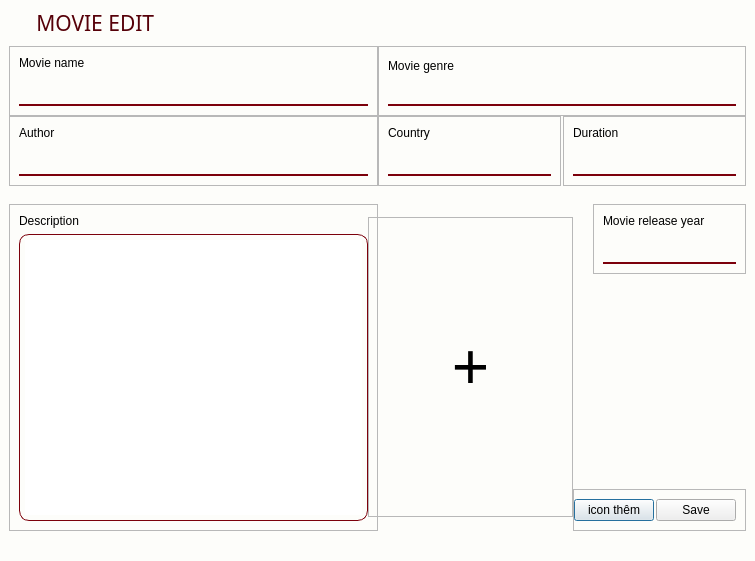
<?xml version="1.0" encoding="UTF-8"?>
<ui version="4.0">
 <class>Dialog</class>
 <widget class="QDialog" name="Dialog">
  <property name="geometry">
   <rect>
    <x>0</x>
    <y>0</y>
    <width>755</width>
    <height>561</height>
   </rect>
  </property>
  <property name="minimumSize">
   <size>
    <width>755</width>
    <height>561</height>
   </size>
  </property>
  <property name="maximumSize">
   <size>
    <width>755</width>
    <height>583</height>
   </size>
  </property>
  <property name="windowTitle">
   <string>Dialog</string>
  </property>
  <property name="styleSheet">
   <string notr="true">QLabel {
font: 75 bold 12pt &quot;Arial&quot;;
}
QLineEdit {
font: 12pt &quot;Microsoft YaHei UI&quot;;
}
#centralwidget{
    background-color: #fdfdfa;
}
QTextEdit {
    border: 1px solid #7c000b;
	border-radius: 10px;
   padding: 5px;
}
QLineEdit {
    border: none;
    border-bottom: 1.5px solid #7c000b; 
    background: transparent; 
    padding: 5px;
    font-size: 14px;
}</string>
  </property>
  <layout class="QGridLayout" name="gridLayout">
   <property name="leftMargin">
    <number>0</number>
   </property>
   <property name="topMargin">
    <number>0</number>
   </property>
   <property name="rightMargin">
    <number>0</number>
   </property>
   <property name="bottomMargin">
    <number>0</number>
   </property>
   <property name="horizontalSpacing">
    <number>0</number>
   </property>
   <item row="0" column="0">
    <widget class="QWidget" name="centralwidget" native="true">
     <layout class="QVBoxLayout" name="verticalLayout">
      <property name="spacing">
       <number>0</number>
      </property>
      <property name="leftMargin">
       <number>9</number>
      </property>
      <property name="topMargin">
       <number>9</number>
      </property>
      <property name="rightMargin">
       <number>9</number>
      </property>
      <property name="bottomMargin">
       <number>0</number>
      </property>
      <item>
       <widget class="QWidget" name="widget_2" native="true">
        <property name="maximumSize">
         <size>
          <width>755</width>
          <height>37</height>
         </size>
        </property>
        <layout class="QVBoxLayout" name="verticalLayout_9">
         <property name="spacing">
          <number>0</number>
         </property>
         <property name="leftMargin">
          <number>0</number>
         </property>
         <property name="topMargin">
          <number>0</number>
         </property>
         <property name="rightMargin">
          <number>0</number>
         </property>
         <item>
          <widget class="QLabel" name="appHeader">
           <property name="sizePolicy">
            <sizepolicy hsizetype="Fixed" vsizetype="Fixed">
             <horstretch>0</horstretch>
             <verstretch>0</verstretch>
            </sizepolicy>
           </property>
           <property name="maximumSize">
            <size>
             <width>193</width>
             <height>28</height>
            </size>
           </property>
           <property name="font">
            <font>
             <family>Segoe UI Black</family>
             <pointsize>16</pointsize>
             <weight>10</weight>
             <italic>false</italic>
             <bold>false</bold>
            </font>
           </property>
           <property name="styleSheet">
            <string notr="true">font: 87 16pt &quot;Segoe UI Black&quot;;
	color: rgb(86, 0, 8);</string>
           </property>
           <property name="text">
            <string>     MOVIE EDIT</string>
           </property>
           <property name="alignment">
            <set>Qt::AlignLeading|Qt::AlignLeft|Qt::AlignVCenter</set>
           </property>
          </widget>
         </item>
        </layout>
       </widget>
      </item>
      <item>
       <widget class="QWidget" name="widget_3" native="true">
        <layout class="QHBoxLayout" name="horizontalLayout">
         <property name="spacing">
          <number>0</number>
         </property>
         <property name="leftMargin">
          <number>0</number>
         </property>
         <property name="topMargin">
          <number>0</number>
         </property>
         <property name="rightMargin">
          <number>0</number>
         </property>
         <item>
          <widget class="QWidget" name="widget_4" native="true">
           <layout class="QVBoxLayout" name="verticalLayout_2">
            <property name="spacing">
             <number>0</number>
            </property>
            <property name="leftMargin">
             <number>0</number>
            </property>
            <property name="topMargin">
             <number>0</number>
            </property>
            <property name="rightMargin">
             <number>0</number>
            </property>
            <item>
             <widget class="QFrame" name="frame">
              <property name="frameShape">
               <enum>QFrame::StyledPanel</enum>
              </property>
              <property name="frameShadow">
               <enum>QFrame::Raised</enum>
              </property>
              <layout class="QVBoxLayout" name="verticalLayout_7">
               <item>
                <widget class="QLabel" name="label">
                 <property name="styleSheet">
                  <string notr="true"/>
                 </property>
                 <property name="text">
                  <string>Movie name</string>
                 </property>
                </widget>
               </item>
               <item>
                <widget class="QLineEdit" name="lineEditTitle">
                 <property name="styleSheet">
                  <string notr="true"/>
                 </property>
                 <property name="text">
                  <string/>
                 </property>
                </widget>
               </item>
              </layout>
             </widget>
            </item>
            <item>
             <widget class="QFrame" name="frame_2">
              <property name="frameShape">
               <enum>QFrame::StyledPanel</enum>
              </property>
              <property name="frameShadow">
               <enum>QFrame::Raised</enum>
              </property>
              <layout class="QVBoxLayout" name="verticalLayout_8">
               <item>
                <widget class="QLabel" name="label_2">
                 <property name="text">
                  <string>Author</string>
                 </property>
                </widget>
               </item>
               <item>
                <widget class="QLineEdit" name="lineEditAuthor"/>
               </item>
              </layout>
             </widget>
            </item>
           </layout>
          </widget>
         </item>
         <item>
          <widget class="QWidget" name="widget_5" native="true">
           <layout class="QVBoxLayout" name="verticalLayout_3">
            <property name="spacing">
             <number>0</number>
            </property>
            <property name="leftMargin">
             <number>0</number>
            </property>
            <property name="topMargin">
             <number>0</number>
            </property>
            <property name="rightMargin">
             <number>0</number>
            </property>
            <item>
             <widget class="QFrame" name="frame_3">
              <property name="frameShape">
               <enum>QFrame::StyledPanel</enum>
              </property>
              <property name="frameShadow">
               <enum>QFrame::Raised</enum>
              </property>
              <layout class="QVBoxLayout" name="verticalLayout_4">
               <property name="spacing">
                <number>0</number>
               </property>
               <property name="bottomMargin">
                <number>9</number>
               </property>
               <item>
                <widget class="QLabel" name="label_3">
                 <property name="text">
                  <string>Movie genre</string>
                 </property>
                </widget>
               </item>
               <item alignment="Qt::AlignBottom">
                <widget class="QLineEdit" name="lineEditGenre"/>
               </item>
              </layout>
             </widget>
            </item>
            <item alignment="Qt::AlignTop">
             <widget class="QWidget" name="widget_6" native="true">
              <layout class="QHBoxLayout" name="horizontalLayout_2">
               <property name="spacing">
                <number>2</number>
               </property>
               <property name="leftMargin">
                <number>0</number>
               </property>
               <property name="topMargin">
                <number>0</number>
               </property>
               <property name="rightMargin">
                <number>0</number>
               </property>
               <property name="bottomMargin">
                <number>0</number>
               </property>
               <item>
                <widget class="QFrame" name="frame_6">
                 <property name="frameShape">
                  <enum>QFrame::StyledPanel</enum>
                 </property>
                 <property name="frameShadow">
                  <enum>QFrame::Raised</enum>
                 </property>
                 <layout class="QVBoxLayout" name="verticalLayout_6">
                  <item>
                   <widget class="QLabel" name="label_6">
                    <property name="text">
                     <string>Country</string>
                    </property>
                   </widget>
                  </item>
                  <item>
                   <widget class="QLineEdit" name="lineEditCountry"/>
                  </item>
                 </layout>
                </widget>
               </item>
               <item>
                <widget class="QFrame" name="frame_5">
                 <property name="frameShape">
                  <enum>QFrame::StyledPanel</enum>
                 </property>
                 <property name="frameShadow">
                  <enum>QFrame::Raised</enum>
                 </property>
                 <layout class="QVBoxLayout" name="verticalLayout_5">
                  <item>
                   <widget class="QLabel" name="label_5">
                    <property name="text">
                     <string>Duration</string>
                    </property>
                   </widget>
                  </item>
                  <item>
                   <widget class="QLineEdit" name="lineEditDuration"/>
                  </item>
                 </layout>
                </widget>
               </item>
              </layout>
             </widget>
            </item>
           </layout>
          </widget>
         </item>
        </layout>
       </widget>
      </item>
      <item>
       <widget class="QWidget" name="widget_7" native="true">
        <property name="minimumSize">
         <size>
          <width>0</width>
          <height>340</height>
         </size>
        </property>
        <layout class="QVBoxLayout" name="verticalLayout_10">
         <property name="spacing">
          <number>0</number>
         </property>
         <property name="leftMargin">
          <number>0</number>
         </property>
         <property name="topMargin">
          <number>0</number>
         </property>
         <property name="rightMargin">
          <number>0</number>
         </property>
         <property name="bottomMargin">
          <number>0</number>
         </property>
         <item>
          <widget class="QWidget" name="widget" native="true">
           <layout class="QHBoxLayout" name="horizontalLayout_3">
            <property name="spacing">
             <number>0</number>
            </property>
            <property name="leftMargin">
             <number>0</number>
            </property>
            <property name="topMargin">
             <number>0</number>
            </property>
            <property name="rightMargin">
             <number>0</number>
            </property>
            <property name="bottomMargin">
             <number>30</number>
            </property>
            <item alignment="Qt::AlignLeft">
             <widget class="QFrame" name="frame_4">
              <property name="minimumSize">
               <size>
                <width>369</width>
                <height>0</height>
               </size>
              </property>
              <property name="maximumSize">
               <size>
                <width>369</width>
                <height>16777215</height>
               </size>
              </property>
              <property name="frameShape">
               <enum>QFrame::StyledPanel</enum>
              </property>
              <property name="frameShadow">
               <enum>QFrame::Raised</enum>
              </property>
              <layout class="QVBoxLayout" name="verticalLayout_12">
               <item>
                <widget class="QLabel" name="label_4">
                 <property name="text">
                  <string>Description</string>
                 </property>
                </widget>
               </item>
               <item>
                <widget class="QTextEdit" name="textEditDescription">
                 <property name="styleSheet">
                  <string notr="true">font: 12pt &quot;Microsoft YaHei UI&quot;;</string>
                 </property>
                </widget>
               </item>
              </layout>
             </widget>
            </item>
            <item alignment="Qt::AlignRight">
             <widget class="QFrame" name="frame_7">
              <property name="minimumSize">
               <size>
                <width>205</width>
                <height>300</height>
               </size>
              </property>
              <property name="maximumSize">
               <size>
                <width>205</width>
                <height>300</height>
               </size>
              </property>
              <property name="frameShape">
               <enum>QFrame::StyledPanel</enum>
              </property>
              <property name="frameShadow">
               <enum>QFrame::Raised</enum>
              </property>
              <layout class="QVBoxLayout" name="verticalLayout_13">
               <property name="spacing">
                <number>0</number>
               </property>
               <property name="leftMargin">
                <number>0</number>
               </property>
               <property name="topMargin">
                <number>0</number>
               </property>
               <property name="rightMargin">
                <number>0</number>
               </property>
               <property name="bottomMargin">
                <number>0</number>
               </property>
               <item alignment="Qt::AlignHCenter">
                <widget class="QLabel" name="labelImage">
                 <property name="minimumSize">
                  <size>
                   <width>185</width>
                   <height>280</height>
                  </size>
                 </property>
                 <property name="maximumSize">
                  <size>
                   <width>185</width>
                   <height>280</height>
                  </size>
                 </property>
                 <property name="font">
                  <font>
                   <family>MS Shell Dlg 2</family>
                   <pointsize>48</pointsize>
                   <weight>50</weight>
                   <italic>false</italic>
                   <bold>false</bold>
                  </font>
                 </property>
                 <property name="styleSheet">
                  <string notr="true">font: 48pt &quot;MS Shell Dlg 2&quot;;</string>
                 </property>
                 <property name="text">
                  <string>+</string>
                 </property>
                 <property name="scaledContents">
                  <bool>true</bool>
                 </property>
                 <property name="alignment">
                  <set>Qt::AlignCenter</set>
                 </property>
                </widget>
               </item>
              </layout>
             </widget>
            </item>
            <item alignment="Qt::AlignRight">
             <widget class="QWidget" name="widget_8" native="true">
              <layout class="QVBoxLayout" name="verticalLayout_11">
               <property name="spacing">
                <number>0</number>
               </property>
               <property name="leftMargin">
                <number>0</number>
               </property>
               <property name="topMargin">
                <number>0</number>
               </property>
               <property name="rightMargin">
                <number>0</number>
               </property>
               <property name="bottomMargin">
                <number>0</number>
               </property>
               <item alignment="Qt::AlignRight|Qt::AlignTop">
                <widget class="QFrame" name="frame_8">
                 <property name="frameShape">
                  <enum>QFrame::StyledPanel</enum>
                 </property>
                 <property name="frameShadow">
                  <enum>QFrame::Raised</enum>
                 </property>
                 <layout class="QVBoxLayout" name="verticalLayout_14">
                  <property name="spacing">
                   <number>6</number>
                  </property>
                  <property name="leftMargin">
                   <number>9</number>
                  </property>
                  <property name="topMargin">
                   <number>9</number>
                  </property>
                  <property name="rightMargin">
                   <number>9</number>
                  </property>
                  <property name="bottomMargin">
                   <number>9</number>
                  </property>
                  <item>
                   <widget class="QLabel" name="label_8">
                    <property name="text">
                     <string>Movie release year</string>
                    </property>
                   </widget>
                  </item>
                  <item>
                   <widget class="QLineEdit" name="lineEditYear"/>
                  </item>
                 </layout>
                </widget>
               </item>
               <item alignment="Qt::AlignBottom">
                <widget class="QFrame" name="frame_9">
                 <property name="frameShape">
                  <enum>QFrame::StyledPanel</enum>
                 </property>
                 <property name="frameShadow">
                  <enum>QFrame::Raised</enum>
                 </property>
                 <layout class="QHBoxLayout" name="horizontalLayout_4">
                  <property name="spacing">
                   <number>2</number>
                  </property>
                  <property name="leftMargin">
                   <number>0</number>
                  </property>
                  <item>
                   <widget class="QPushButton" name="pushButton_AddPoster">
                    <property name="text">
                     <string>icon thêm</string>
                    </property>
                   </widget>
                  </item>
                  <item>
                   <widget class="QPushButton" name="pushButtonSave">
                    <property name="text">
                     <string>Save</string>
                    </property>
                   </widget>
                  </item>
                 </layout>
                </widget>
               </item>
              </layout>
             </widget>
            </item>
           </layout>
          </widget>
         </item>
        </layout>
       </widget>
      </item>
     </layout>
    </widget>
   </item>
  </layout>
 </widget>
 <resources/>
 <connections/>
</ui>
